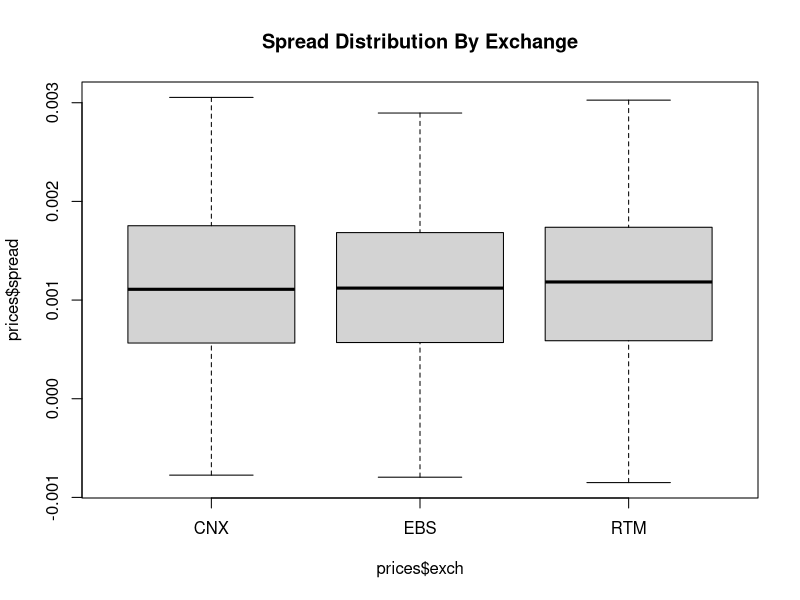
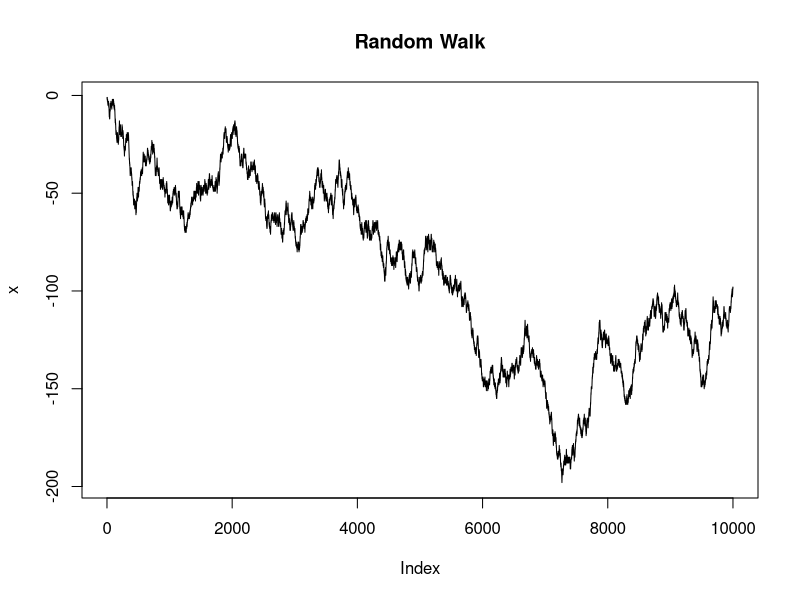
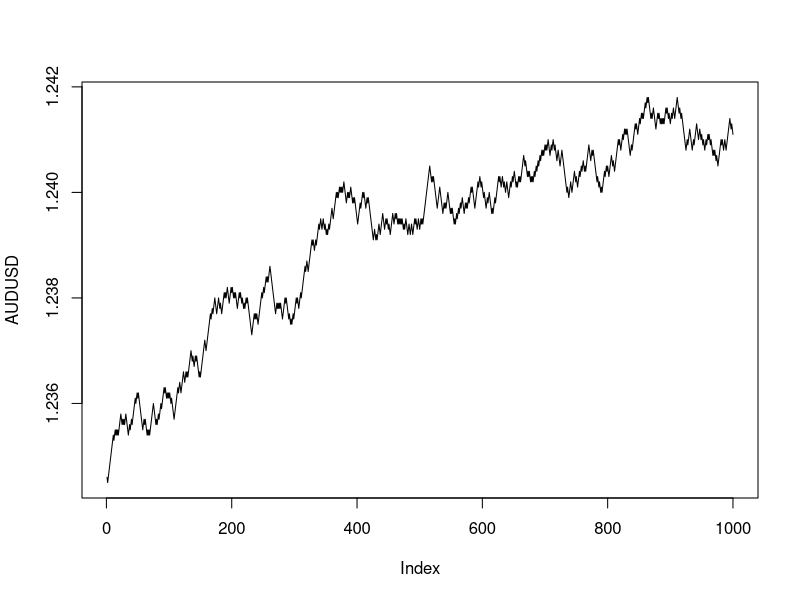
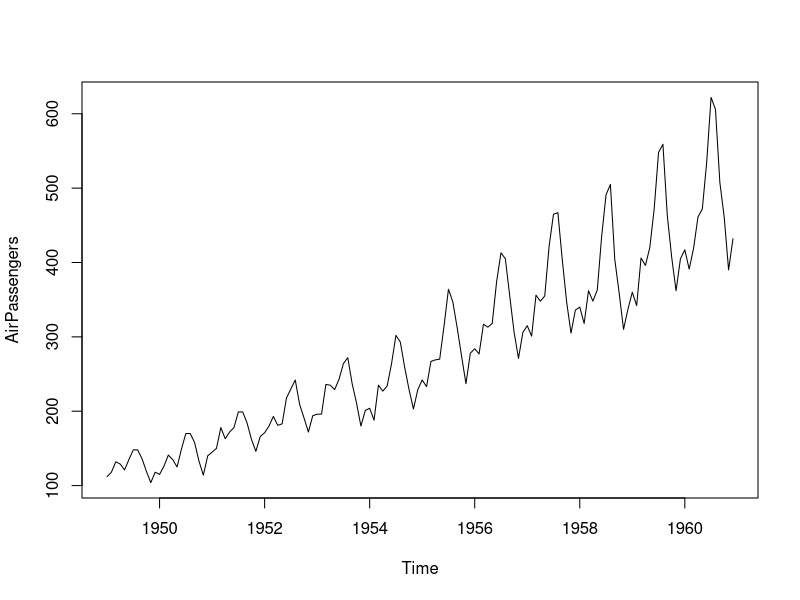
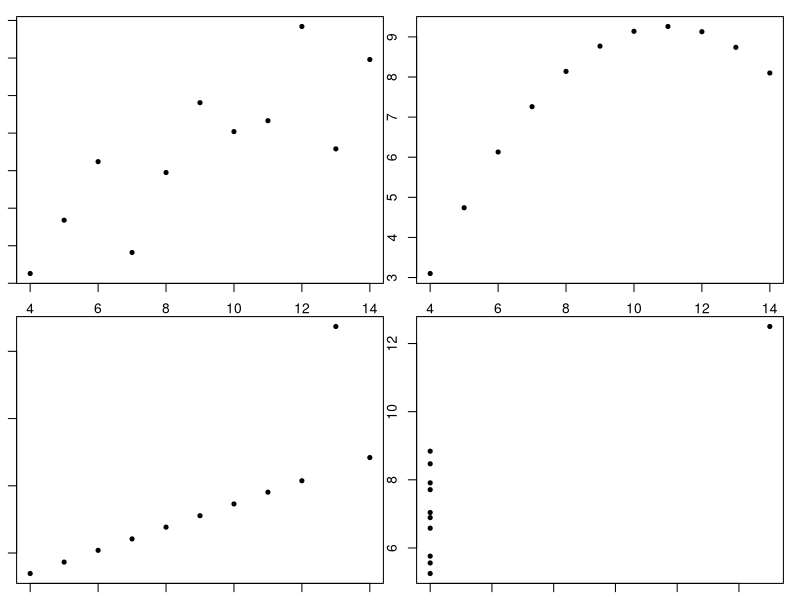

The R script that drew these images, in order:
## ---- chunk 1
options("digits"=5)
options("digits.secs"=3)
 
## ---- chunk 2
x <- 1
class(x)
 
y <- "Hello World"
class(y)
 
z <- TRUE
class(z)
 
as.integer(z)
## ---- chunk 3
x <- c(1,2,3)
x
x <- 1:3
x[1]
x[0]
x[-1]
## ---- chunk 4
rep(0, 5)
seq(1,10)
seq(1,2,.1)
seq(1,2,length.out=6)
## ---- chunk 5
x <- c(1, 3, 4, 10, 15, 20, 50, 1, 6)
x > 10
which(x > 10)
x[x>10]
x[!x>10]
x[x<=10]
x[x>10 & x<30]
## ---- chunk 6
square <- function(x) x^2
square(2)
 
pow <- function(x, p=2) x^p
pow(10)
pow(10,3)
pow(p=3,10)
 
## ---- chunk 7
g <- function(x, f) f(x)
g(10, square)
 
h <- function(x,f,...) f(x,...)
h(10, pow, 3)
## ---- chunk 8
mult <- function(x,y) {  
 z <- numeric(length(x))
 for (i in 1:length(x)) {
    z[i] <- x[i] * y[i]
 }
 z
}
 
mult(1:10,1:10)
## ---- chunk 9
1:10 * 1:10
## ---- chunk 10
1:10 * 1:2
## ---- chunk 11
# Normal variates, mean=0, sd=1
rnorm(10)
rnorm(10, mean=100, sd=5)
## ---- chunk 12
d <- data.frame(x=1:6, y="AUDUSD", z=c("one","two"))
d
## ---- chunk 13
# First row
d[1,]
 
# First column
d[,1]
 
# First and third cols, first two rows
d[1:2,c(1,3)]
## ---- chunk 14
 
generateData <- function(N) data.frame(time=Sys.time()+1:N, 
  sym="AUDUSD", 
  bid=rep(1.2345,N)+runif(min=-.0010,max=.0010,N),
  ask=rep(1.2356,N)+runif(min=-.0010,max=.0010,N),
  exch=sample(c("EBS","RTM","CNX"),N, replace=TRUE)) 
 
prices <- generateData(50)
head(prices, 5)
## ---- chunk 15
prices$spread <- prices$ask-prices$bid
prices$mid <- (prices$bid + prices$ask) * 0.5
head(prices)
## ---- chunk 16
names(prices)
 
table(prices$exch)
 
summary(prices$mid)
## ---- chunk 17
sapply(prices,class)
## ---- chunk 18
tapply(prices$spread, prices$exch, mean)
## ---- chunk 19
tapply(prices$mid, prices$exch, function(x) diff(log(x)))
## ---- chunk 20
aggregate(prices[,c("bid","ask")], 
  by=list(bucket=cut(prices$time, "10 sec")), mean)
## ---- chunk 21
aggregate(prices[,c("bid","ask")], 
          by=list(bucket=cut(prices$time, "10 sec")), 
          function(x) c(min=min(x),max=max(x)))
## ---- chunk 22
prices <- generateData(2000)
prices$spread <- prices$ask-prices$bid
boxplot(prices$spread ~ prices$exch, main="Spread Distribution By Exchange")
## ---- chunk 23
add <- function(x) { 
 function(y) x + y
}
 
increment <- add(1)
increment(2)
## ---- chunk 24
`+`(2,3)
(`*` (2, (`+`(2,3))))
codetools::showTree(quote(2*(2+3)))
## ---- chunk 25
`(`
(1+2)
`(` <- function(x) 42
(1+2)
rm("(")
## ---- chunk 26
mad
## ---- chunk 27
choose(10,3)*(.5)^3*(.5)^7
## ---- chunk 28
 dbinom(prob=0.5, size=10, x=3)
## ---- chunk 29
sum(replicate(100000,sum(rbinom(prob=1/2, size=10, 1))==3))/100000
## ---- chunk 30
x<-(cumsum(ifelse(rbinom(prob=0.5, size=1, 10000)==0,-1,1)))
plot(x, type='l', main='Random Walk')
## ---- chunk 31
randomWalk <-function(N)(cumsum(ifelse(rbinom(prob=0.5, size=1, N)==0,-1,1)))
AUDUSD <- 1.2345 + randomWalk(1000)*.0001
plot(AUDUSD, type='l')
## ---- chunk 32
plot(AirPassengers)
## ---- chunk 33
op <- par(mfrow=c(2,2),mar=rep(1,4))
with(anscombe,{plot(x1,y1,pch=20);plot(x2,y2,pch=20);
               plot(x3,y3,pch=20);plot(x4,y4,pch=20)})
par(op)
